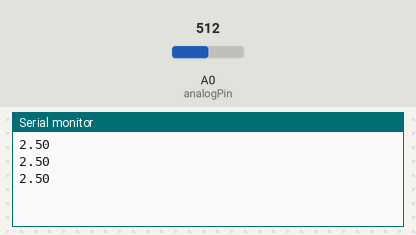
Bench run of a sketch on a simulated Arduino Uno, built with avr-gcc and run on an emulated ATmega328P. On the bench: the last lines printed to the serial monitor. Inputs (shaded band) come from the test bench; at power-on: A0 (analogPin) = 512.

Above: at 1.3 s.
1.4 s: A0 (analogPin) set to 716
At 1.9 s:
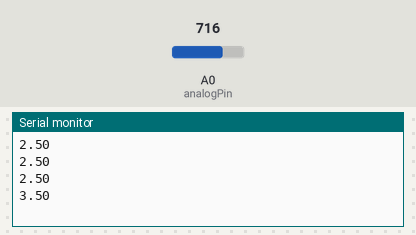
2.9 s: A0 (analogPin) set to 900
At 3.4 s:
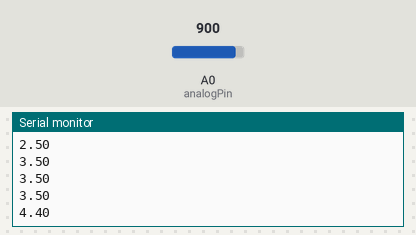
Timing chart, 0 to 5.9 s (numbered marks = the images above; inputs shaded):
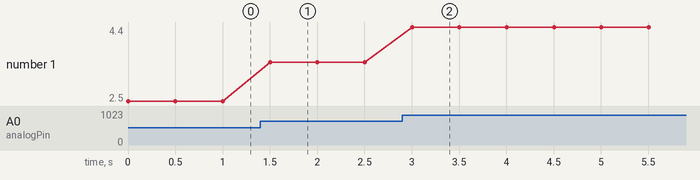

The sketch:

Proyecto_5.ino
```cpp
int analogPin = A0, dt = 500, analogVal;
float V2;
void setup() {
  // put your setup code here, to run once:
  pinMode(analogPin, INPUT);
  Serial.begin(9600);
}

void loop() {
  // put your main code here, to run repeatedly:
  analogVal = analogRead(analogPin);
  V2 = (5. * analogVal) / 1023.; // Con el punto entiende coma con cero
  Serial.println(V2);
  delay(dt);
}
```

Measured:
- after the input at 1.4 s, the serial monitor: prints a new line after 0.10 s (image 1)
- after the input at 2.9 s, the serial monitor: prints a new line after 0.10 s (image 2)
- plotted number 1: 2.5 → 3.5 after the input at 1.4 s, 3.5 → 4.4 after the input at 2.9 s
